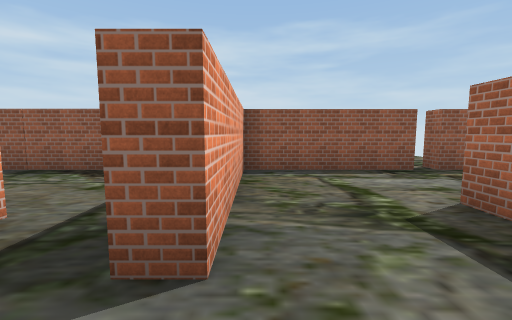
[1] (above)

16 first-person views from a walk through a Unity game level. The camera is 1.5 m above the floor, tilts 6° down and sees 90° across. The floor is counted in squares, 2 m on a side. Each view is taken from the middle of a square. On the plan, view 1 faces up. The plan holds only what a view shows up to about 9 squares ahead; the rest is blank. The player character is not drawn. Some surface patterns are stand-ins.

[2]
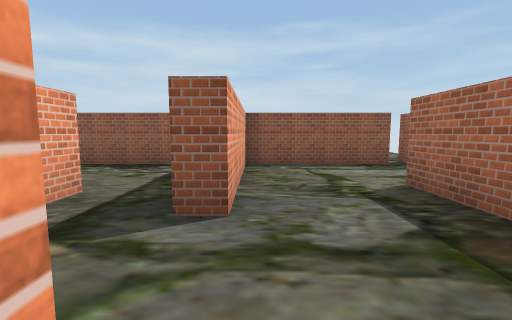

[3]
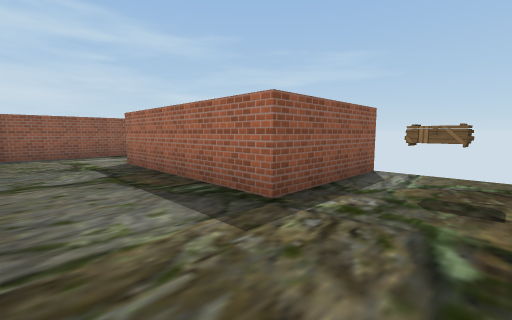

[4]
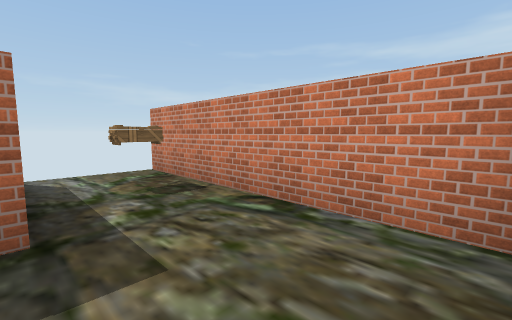

[5]
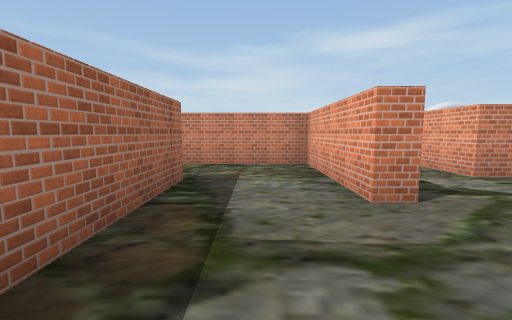

[6]
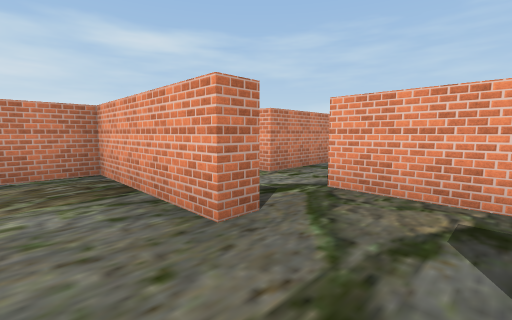

[7]
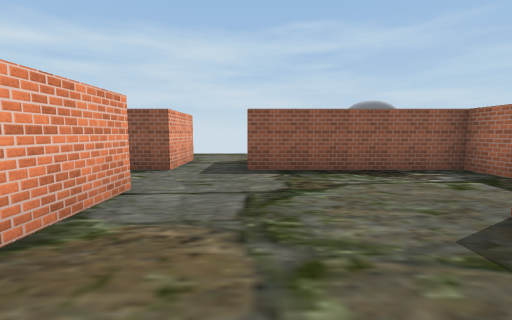

[8]
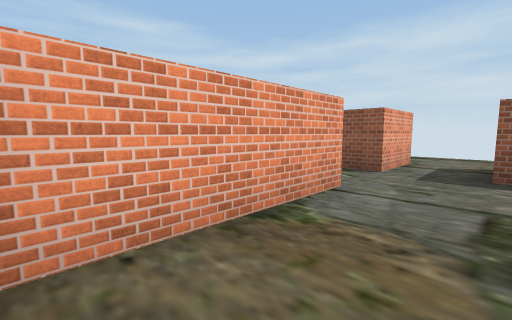

[9]
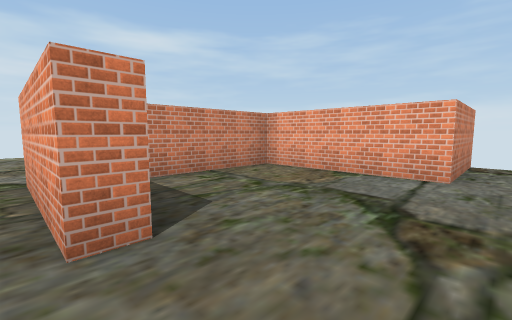

[10]
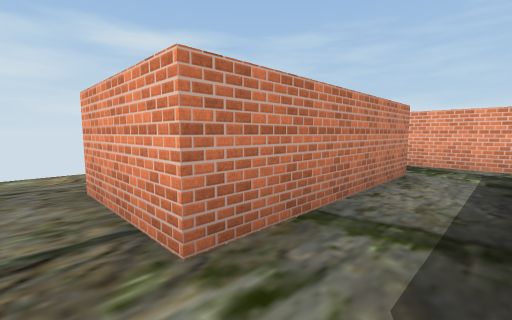

[11]
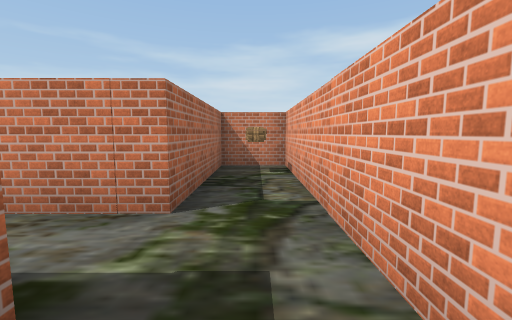

[12]
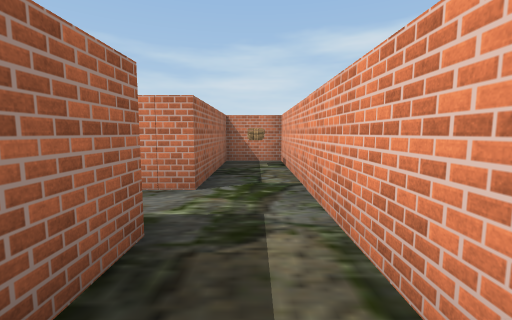

[13]
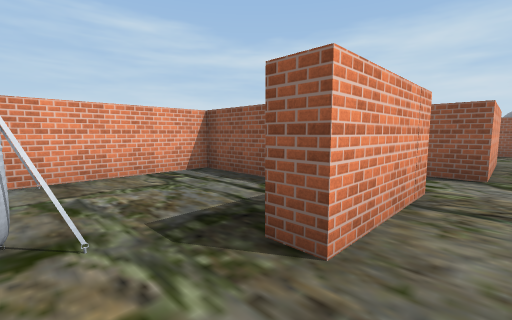

[14]
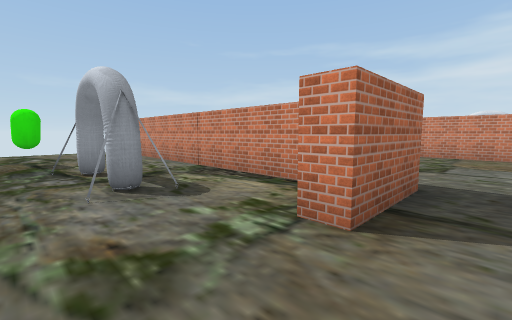

[15]
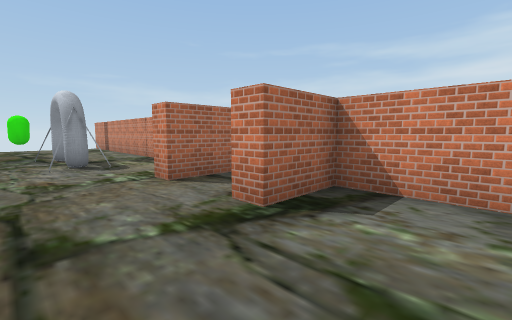

[16]
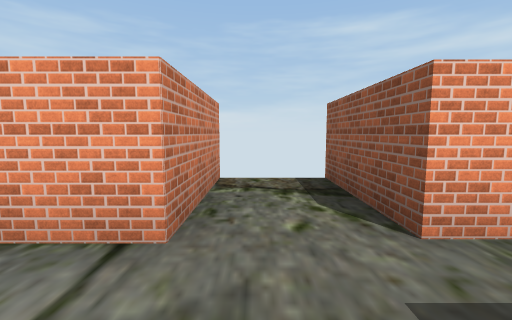

### Floor plan
Points are (right, up) in squares from view 1. A wall is a line through its corners. A room is listed if a view was taken in it or the views show most of it. See-through windows are left out.
Room 1 (views 1, 5, 6)
walls: (-0.3, 2.5) (-0.3, 1.2); (2.2, -0.4) (2.2, 2.8)
ways out: opening at (0.5, -1.5) to room 2; opening at (0.5, 2) to room 9; opening at (-1, 0.5) to room 10
Room 2 (views 2, 3, 4)
walls: (-0.3, -0.7) (-0.3, -4.2) (5.2, -4.2); (5.2, -2.1) (2.2, -2.1) (2.2, -0.4)
ways out: opening at (0.5, -1.5) to room 1; gap at (5, -5) to room 6; gap at (5, -2)
objects: crate (4, -3)
Room 3 (views 7, 8, 14, 16)
walls: (-2.5, 5.2) (-5.2, 5.2) (-5.2, 7.1) (-4.6, 7.1); (-6.7, 7.1) (-6.7, 5.2) (-9.4, 5.2); (-9.4, 3.4) (-6.7, 3.4) (-6.7, -0.3) (-3.8, -0.3)
ways out: opening at (-3, 3.5) to room 4; gap at (-9, 3) to room 5; opening at (-7, 8.5) to room 7; opening at (-5, 8.5)
Room 4 (view 9)
walls: (-0.7, 4.1) (-0.7, 5.2) (-2.5, 5.2); (-2.8, 2.2) (-2.2, 2.2)
ways out: opening at (-3, 3.5) to room 3; opening at (-2, 2) to room 10
Room 5 (views 10, 11, 12)
walls: (-7.2, -0.9) (-7.2, 0.2); (-8.7, 0.4) (-8.7, -5.9) (-7.2, -5.9) (-7.2, -2.3) (-2.7, -2.3) (-2.7, -4.7); (-2.2, -0.8) (-3.1, -0.8)
ways out: gap at (-9, 3) to room 3; opening at (-2, -3.5) to room 6; opening at (-2, -1) to room 10
Room 6 (view 13)
walls: (-2.7, -4.7) (-3.2, -4.7)
ways out: gap at (5, -5) to room 2; opening at (-2, -3.5) to room 5; opening at (-4, -5) to room 8
Room 7 (view 15)
walls: (-9.1, 5.7) (-7.2, 5.7) (-7.2, 7.1) (-6.7, 7.1)
ways out: opening at (-7, 8.5) to room 3
Room 8 (no view inside)
walls: (-4.9, -2.8) (-6.7, -2.8) (-6.7, -6)
ways out: opening at (-4, -5) to room 6
Room 9 (no view inside)
walls: (3.2, 5.2) (-0.3, 5.2) (-0.3, 2.5)
ways out: opening at (0.5, 2) to room 1; opening at (2, 3.5)
Room 10 (no view inside)
walls: (-2.2, 2.2) (-2.2, -0.8); (-0.3, 1.2) (-0.8, 1.2); (-0.9, -0.7) (-0.3, -0.7)
ways out: opening at (-1, 0.5) to room 1; opening at (-2, 2) to room 4; opening at (-2, -1) to room 5

Where each view was taken, in squares from view 1:
view 1: 0 up, 0 right, facing up
view 2: 1 down, 0 right, facing up
view 3: 4 down, 0 right, facing up-right
view 4: 2 down, 0 right, facing down-right
view 5: 2 up, 1 right, facing down
view 6: 1 up, 1 right, facing down-left
view 7: 0 up, 5 left, facing up
view 8: 0 up, 5 left, facing up-left
view 9: 4 up, 2 left, facing down-left
view 10: 1 down, 2 left, facing down-left
view 11: 0 up, 8 left, facing down
view 12: 1 up, 8 left, facing down
view 13: 6 down, 2 left, facing up-left
view 14: 9 up, 6 left, facing down-right
view 15: 9 up, 9 left, facing down-right
view 16: 4 up, 5 left, facing left
